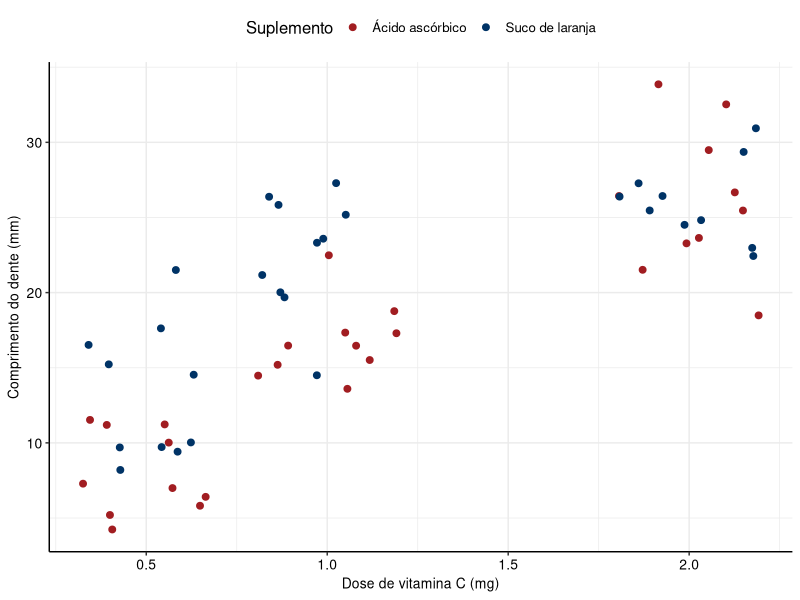

Source code (R):
#source("rdocs/source/packages.R")

# ---------------------------------------------------------------------------- #

#        ______   _____  ________      ________ 
#      |  ____| / ____| |__   __| /\  |__   __|
#     | |__    | (___     | |   /  \    | |   
#    |  __|    \___ \    | |  / /\ \   | |   
#   | |____   ____) |   | |  /____ \  | |   
#  |______   |_____/   |_| /_/    \_\|_|   
#  
#         Consultoria estatística 
#

# ---------------------------------------------------------------------------- #
# ############################## README ###################################### #
# Consultor, favor utilizar este arquivo .R para realizar as análises
# alocadas a você neste projeto pelo gerente responsável, salvo instrução 
# explícita do gerente para mudança.
#
# Escreva seu código da forma mais clara e legível possível, eliminando códigos
# de teste depreciados, ou ao menos deixando como comentário. Dê preferência
# as funções dos pacotes contidos no Tidyverse para realizar suas análises.
# ---------------------------------------------------------------------------- #

cores_estat <- c(
  "#A11D21", "#003366", "#CC9900", "#663333", "#FF6600",
  "#CC9966", "#999966", "#006606", "#008091", "#041835",
  "#666666")

theme_estat <- function(...) {
  theme <- ggplot2::theme_bw() +
    ggplot2::theme(
      axis.title.y = ggplot2::element_text(colour = "black", size = 10),
      axis.title.x = ggplot2::element_text(colour = "black", size = 10),
      axis.text = ggplot2::element_text(colour = "black", size = 10),
      panel.border = ggplot2::element_blank(),
      axis.line = ggplot2::element_line(colour = "black"),
      text = element_text(family = "sans", size = 12),
      legend.position = "top",
      ...
    )
  return(
    list(
      theme,
      scale_fill_manual(values = cores_estat),
      scale_colour_manual(values = cores_estat),
      scale_y_continuous(
        labels = scales::number_format(decimal.mark = ',',
                                       #accuracy = 0.01,
                                       big.mark = "."))
    )
  )
}

library(dplyr)
library(tidyr)
library(knitr)
library(tidyverse)

dados_dose <- ToothGrowth %>%
  group_by(dose) %>%
  summarise(media_len = mean(len))



analise2 <- ToothGrowth %>%
  mutate(
    supp = case_when(
      supp == "OJ" ~ "Suco de laranja",
      supp == "VC" ~ "Ácido ascórbico"
    )
  ) %>%
  ggplot() +
  aes(x = dose, y = len) +
  geom_jitter(aes(colour = supp), size = 2) +
  labs(
    x = "Dose de vitamina C (mg)",
    y = "Comprimento do dente (mm)",
    colour = "Suplemento"
  ) +
  theme_estat()
